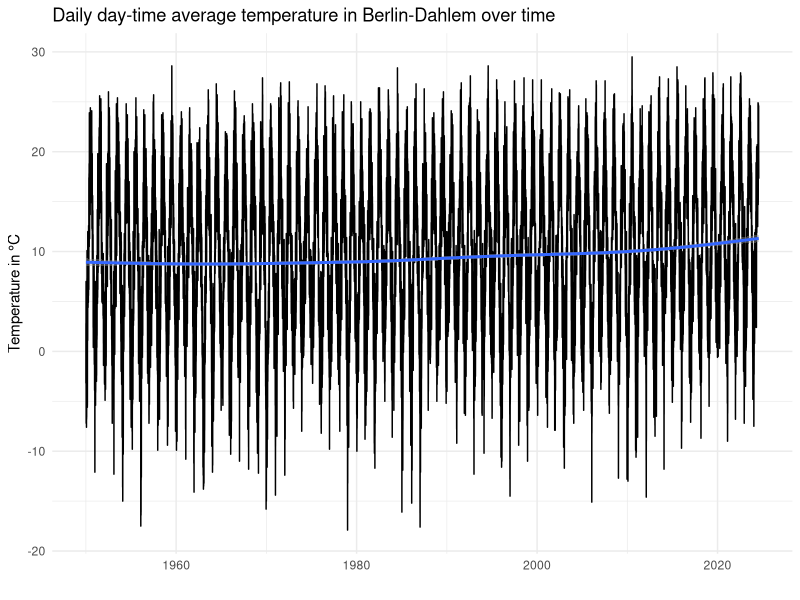
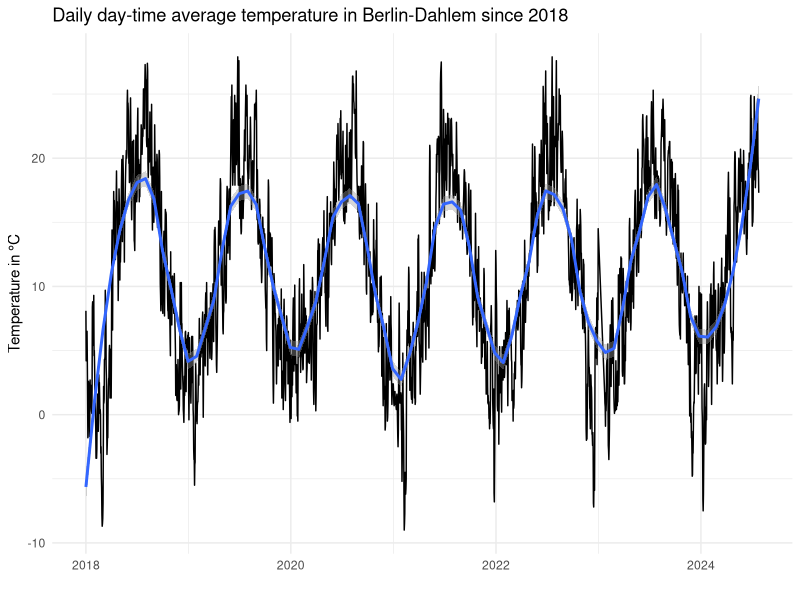
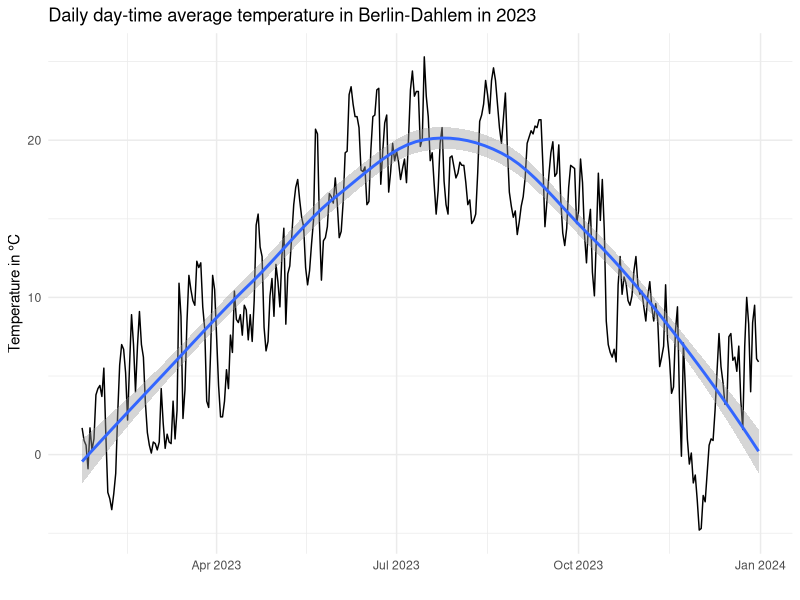
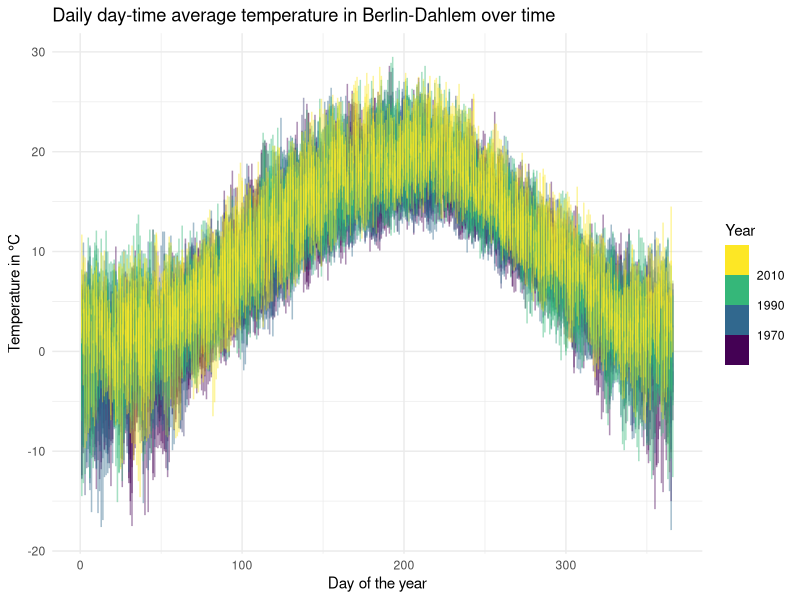
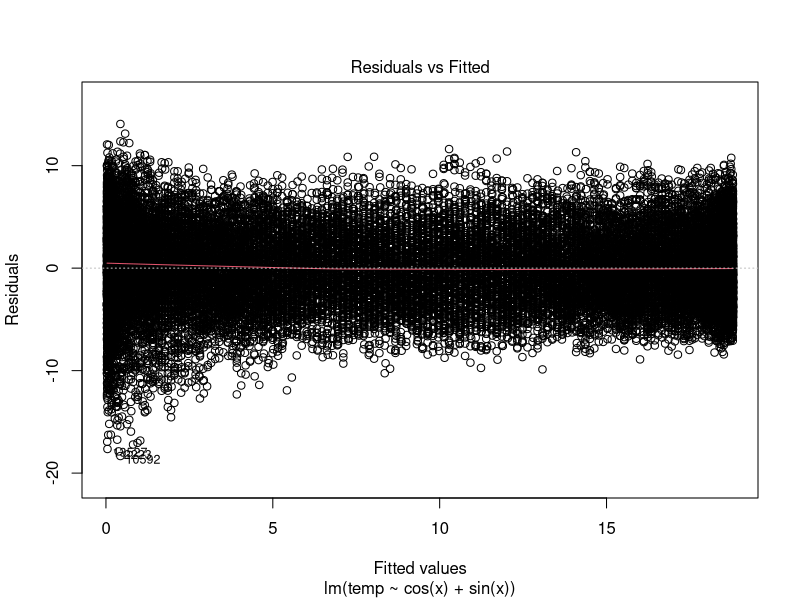
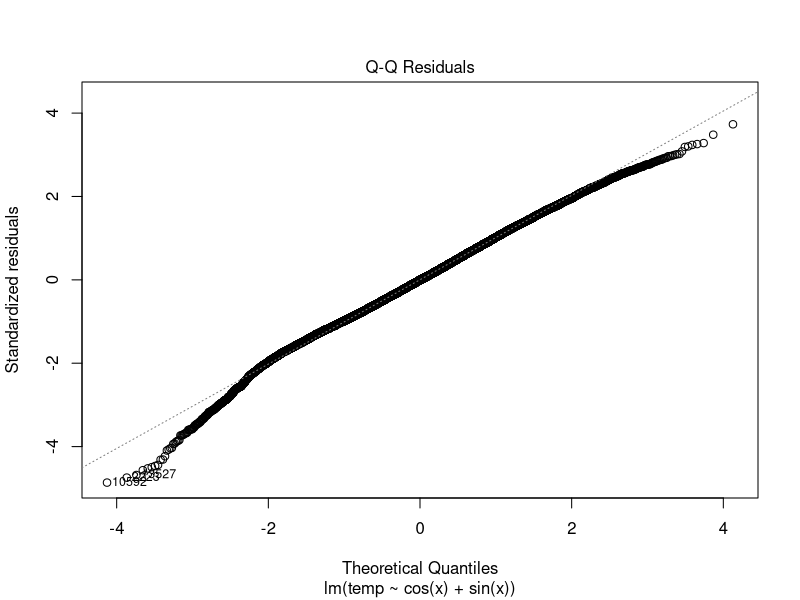
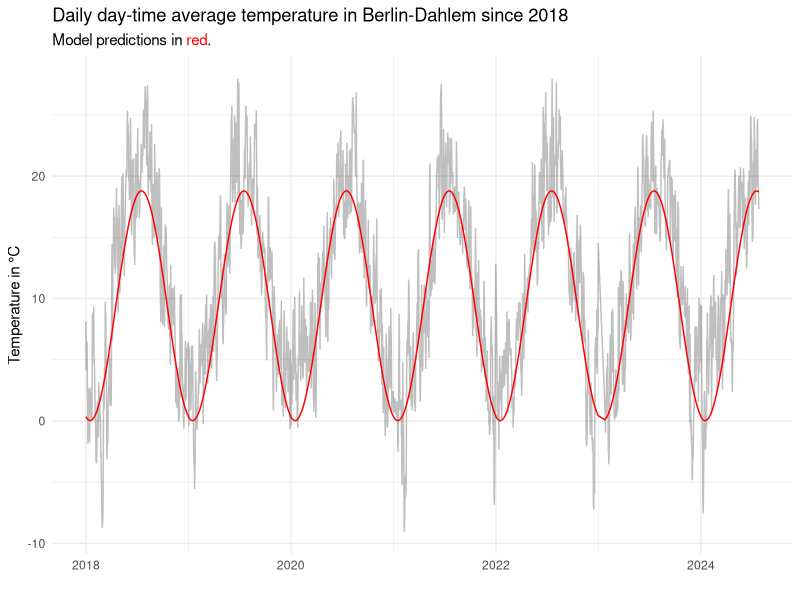
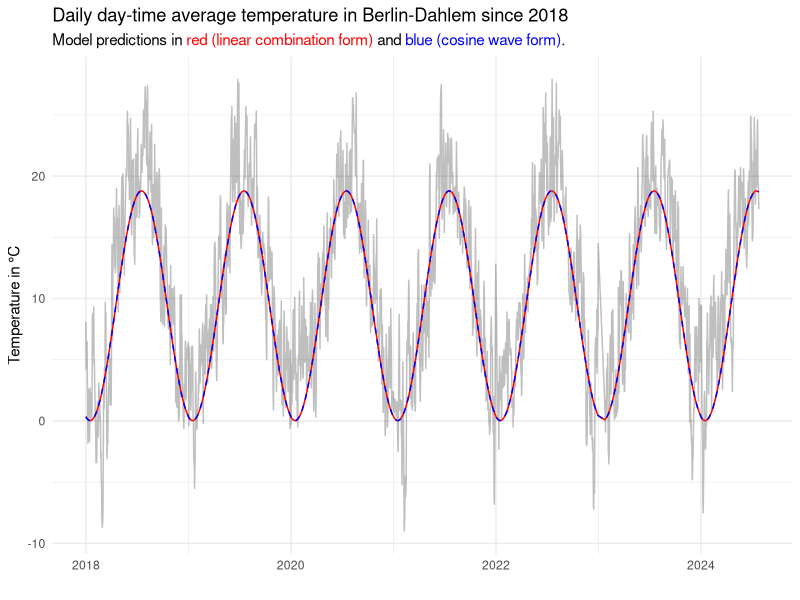

Write R code to recreate these figures, in order.
## ---- chunk 1
knitr::opts_chunk$set(echo = TRUE)
## ---- chunk 2
library(dplyr)
library(tidyr)
library(ggplot2)
library(ggtext)

theme_set(theme_minimal())
## ---- chunk 3
raw_hist <- read.delim('data/produkt_klima_tag_19500101_20221231_00403.txt', sep = ';')
head(raw_hist)
## ---- chunk 4
raw_pres <- read.delim('data/produkt_klima_tag_20230123_20240725_00403.txt', sep = ';')
head(raw_pres)
## ---- chunk 5
meas <- bind_rows(raw_hist, raw_pres) |>
    select(date = MESS_DATUM, temp = TMK) |>   # TMK is day-time average temperature in °C
    mutate(date = as.POSIXct(strptime(date, "%Y%m%d")),
           year = as.integer(as.numeric(format(date, "%Y"))),
           day = as.integer(as.numeric(format(date, "%j")))) |> # day of the year as decimal number from 1 to 366
    distinct(date, .keep_all = TRUE)   # remove duplicates
rm(raw_hist, raw_pres)                 # don't need the raw data any more
stopifnot(all(count(meas, date)$n == 1))   # make sure there are no duplicates
head(meas)
## ---- chunk 6
ggplot(meas, aes(date, temp)) +
    geom_line() +
    geom_smooth(method = "gam") +
    labs(title = "Daily day-time average temperature in Berlin-Dahlem over time",
         x = "",
         y = "Temperature in °C")
## ---- chunk 7
filter(meas, year >= 2018) |>
    ggplot(aes(date, temp)) +
        geom_line() +
        geom_smooth(span = 0.2, method = "loess") +
        labs(title = "Daily day-time average temperature in Berlin-Dahlem since 2018",
             x = "",
             y = "Temperature in °C")
## ---- chunk 8
filter(meas, year == 2023) |>
    ggplot(aes(date, temp)) +
        geom_line(method = "loess") +
        geom_smooth() +
        labs(title = "Daily day-time average temperature in Berlin-Dahlem in 2023",
             x = "",
             y = "Temperature in °C")
## ---- chunk 9
ggplot(meas, aes(day, temp, color = year)) +
    geom_line(alpha = 0.25) +
    scale_color_binned(name = "Year", type = 'viridis') +
    labs(title = "Daily day-time average temperature in Berlin-Dahlem over time",
             x = "Day of the year",
             y = "Temperature in °C")
## ---- chunk 10
# compute frequency x
meas <- mutate(meas, x = 2 * pi * day/366)

# fit the model
m1 <- lm(temp ~ cos(x) + sin(x), meas)
summary(m1)
## ---- chunk 11
plot(m1, which = 1:2, ask = FALSE)
## ---- chunk 12
meas_fit <- cbind(meas, pred = fitted(m1))

filter(meas_fit, year >= 2018) |>
    ggplot() +
        geom_line(aes(date, temp), alpha = 0.25) +
        geom_line(aes(date, pred), color = 'red') +
        labs(title = "Daily day-time average temperature in Berlin-Dahlem since 2018",
             subtitle = "Model predictions in <span style='color:red'>red</span>.",
             x = "",
             y = "Temperature in °C") +
        theme(plot.subtitle = element_markdown())
## ---- chunk 13
a <- m1$coefficients[2]
b <- m1$coefficients[3]

# calculate c and phi from the coefficients a and b
c <- sign(a) * sqrt(a^2 + b^2)
phi <- atan(-b/a)

# predictions from the cosine wave form of the model equation for model m1
meas_fit$pred2 <- m1$coefficients[1] + c * cos(meas$x + phi)

filter(meas_fit, year >= 2018) |>
    ggplot() +
        geom_line(aes(date, temp), alpha = 0.25) +
        geom_line(aes(date, pred), color = 'red') +
        geom_line(aes(date, pred2), color = 'blue', linetype = "dashed") +
        labs(title = "Daily day-time average temperature in Berlin-Dahlem since 2018",
             subtitle = "Model predictions in <span style='color:red'>red (linear combination form)</span> 
                         and <span style='color:blue'>blue (cosine wave form)</span>.",
             x = "",
             y = "Temperature in °C") +
        theme(plot.subtitle = element_markdown())

## ---- chunk 14
ggplot(meas_fit) +
    geom_line(aes(date, temp), alpha = 0.25) +
    geom_line(aes(date, pred), color = 'red') +
    labs(title = "Daily day-time average temperature in Berlin-Dahlem over time",
         subtitle = "Model predictions in <span style='color:red'>red</span>.",
         x = "",
         y = "Temperature in °C") +
    theme(plot.subtitle = element_markdown())
## ---- chunk 15
ggplot(meas_fit, aes(day, temp, color = year)) +
    geom_line(alpha = 0.25) +
    geom_line(aes(day, pred), color = 'red') +
    scale_color_binned(name = "Year", type = 'viridis') +
    labs(title = "Daily day-time average temperature in Berlin-Dahlem over time",
         subtitle = "Model predictions in <span style='color:red'>red</span>.",
         x = "Day of the year",
         y = "Temperature in °C") +
    theme(plot.subtitle = element_markdown())
## ---- chunk 16
(mean_err_per_decade <- mutate(meas_fit, d = round((year - 1900) / 10) * 10,
                 decade = as.ordered(ifelse(d < 100, paste0("19", d, "s"), sprintf("20%02ds", d - 100)))) |>
    group_by(decade) |>
    summarise(mean_error = mean(pred - temp)))
ggplot(mean_err_per_decade, aes(x = decade, y = mean_error)) +
    geom_hline(yintercept = 0, linetype = "dashed") +
    geom_point() +
    scale_y_continuous(limits = c(-2, 2)) +
    labs(title = "Mean prediction error per decade for m1",
         x = "Decade",
         y = "Prediction error in °C")
## ---- chunk 17
m2 <- lm(temp ~ cos(x) + sin(x) + year, meas)
summary(m2)
## ---- chunk 18
plot(m2, which = 1:2, ask = FALSE)
## ---- chunk 19
meas_fit2 <- cbind(meas, pred = fitted(m2))

filter(meas_fit2, year >= 2018) |>
    ggplot() +
        geom_line(aes(date, temp), alpha = 0.25) +
        geom_line(aes(date, pred), color = 'red') +
        labs(title = "Daily day-time average temperature in Berlin-Dahlem since 2018",
             subtitle = "Model predictions in <span style='color:red'>red</span>.",
             x = "",
             y = "Temperature in °C") +
        theme(plot.subtitle = element_markdown())
## ---- chunk 20
ggplot(meas_fit2) +
    geom_line(aes(date, temp), alpha = 0.25) +
    geom_line(aes(date, pred), color = 'red') +
    labs(title = "Daily day-time average temperature in Berlin-Dahlem over time",
         subtitle = "Model predictions in <span style='color:red'>red</span>.",
         x = "",
         y = "Temperature in °C") +
    theme(plot.subtitle = element_markdown())
## ---- chunk 21
ggplot(meas_fit2, aes(day, temp, color = year)) +
    geom_line(alpha = 0.25) +
    geom_line(aes(day, pred, color = year, group = year)) +
    scale_color_binned(type = 'viridis') +
    labs(title = "Daily day-time average temperature in Berlin-Dahlem over time",
         subtitle = "Model predictions as opaque colored curves.",
         x = "Day of the year",
         y = "Temperature in °C") +
    theme(plot.subtitle = element_markdown())
## ---- chunk 22
(mean_err_per_decade2 <- mutate(meas_fit2, d = round((year - 1900) / 10) * 10,
                                           decade = as.ordered(ifelse(d < 100, paste0("19", d, "s"),
                                                                      sprintf("20%02ds", d - 100)))) |>
    group_by(decade) |>
    summarise(mean_error = mean(pred - temp)))

ggplot(mean_err_per_decade2, aes(x = decade, y = mean_error)) +
    geom_hline(yintercept = 0, linetype = "dashed") +
    geom_point() +
    scale_y_continuous(limits = c(-2, 2)) +
    labs(title = "Mean prediction error per decade for m2",
         x = "Decade",
         y = "Prediction error in °C")
## ---- chunk 23
resid <- meas_fit2$temp - meas_fit2$pred
ggplot(data.frame(resid = resid), aes(resid, after_stat(density))) +
    geom_histogram(bins = 20) +
    labs(title = "Distribution of residuals for model m2",
         x = "Residual of predicted temperature in °C",
         y = "Density")
## ---- chunk 24
quantile(abs(resid), 0.9)
## ---- chunk 25
thresh_unusal_temp <- 6

resid_stats <- group_by(meas_fit2, year) |>
    summarise(me = mean(temp - pred),
              mae = mean(abs(temp - pred)),
              prop_days_warmer = mean(temp > pred + thresh_unusal_temp),
              prop_days_colder = mean(temp < pred - thresh_unusal_temp))

resid_stats_plt <- pivot_longer(resid_stats, !year, names_to = "measure")

filter(resid_stats_plt, measure %in% c("mae", "me")) |>
    mutate(measure = factor(case_match(measure, "mae" ~ "Mean abs. deviation", "me" ~ "Mean deviation"),
                            levels = c("Mean deviation", "Mean abs. deviation"))) |>
    ggplot(aes(x = year, y = value, fill = measure)) +
        geom_col(position = position_dodge()) +
        scale_fill_discrete(guide = "none") +
        facet_wrap(vars(measure), nrow = 2, scales = "free_y") +
        labs(title = "Deviation from the typical seasonal temperature",
             x = "Year",
             y = "Temperature in °C")
## ---- chunk 26
select(resid_stats, year, me) |>
    arrange(me) |>
    mutate(rank = row_number()) |>
    filter(rank %in% c(1:3, (n()-2):n())) |>
    select(rank, everything())
## ---- chunk 27
select(resid_stats, year, mae) |>
    arrange(mae) |>
    mutate(rank = row_number()) |>
    filter(rank %in% c(1:3, (n()-2):n())) |>
    select(rank, everything())
## ---- chunk 28
filter(resid_stats_plt, measure %in% c("prop_days_warmer", "prop_days_colder")) |>
    mutate(measure = case_match(measure, "prop_days_warmer" ~ "Warmer", "prop_days_colder" ~ "Colder")) |>
    ggplot(aes(x = year, y = value, fill = measure)) +
        geom_col(position = position_stack()) +
        scale_fill_discrete(limits = rev, name = "") +
        labs(title = "Proportion of unusually warm or cold days",
             x = "Year",
             y = "")
## ---- chunk 29
select(resid_stats, year, prop_days_warmer, prop_days_colder) |>
    mutate(prop_days_unusual = prop_days_warmer + prop_days_colder) |>
    arrange(prop_days_unusual) |>
    mutate(rank = row_number()) |>
    filter(rank %in% c(1:3, (n()-2):n())) |>
    select(rank, year, prop_days_unusual, everything())
## ---- chunk 30
least_deviation_yr <- slice_min(resid_stats, mae) |> pull(year)
most_deviation_yr <- slice_max(resid_stats, mae) |> pull(year)

least_most_plt <- data.frame(year = c(least_deviation_yr, most_deviation_yr), label = c("least deviation", "most deviation")) |>
    inner_join(meas_fit2, by = 'year') |>
    mutate(label = paste0(year, " (", label, ")"),
           resid = temp - pred,
           transparency = ifelse(abs(resid) > thresh_unusal_temp, 0.5, 0.1))

ggplot(least_most_plt, aes(day, temp, color = label)) +
    geom_point(aes(alpha = transparency)) +
    geom_line(aes(day, pred)) +
    scale_color_discrete(guide = guide_legend(title = NULL)) +
    scale_alpha_identity(guide = NULL) +
    labs(title = "Daily day-time average temperature in Berlin-Dahlem over time for select years",
         x = "Day of the year",
         y = "Temperature in °C")
## ---- chunk 31
ggplot(least_most_plt, aes(day, resid, color = label, alpha = transparency)) +
    geom_hline(yintercept = 0, linetype = "dashed") +
    geom_hline(yintercept = -thresh_unusal_temp, linetype = "dotted") +
    geom_hline(yintercept = thresh_unusal_temp, linetype = "dotted") +
    geom_point() +
    scale_color_discrete(guide = guide_legend(title = NULL)) +
    scale_alpha_identity(guide = NULL) +
    labs(title = "Residuals for select years",
         x = "Day of the year",
         y = "Residual of predicted temperature in °C")
